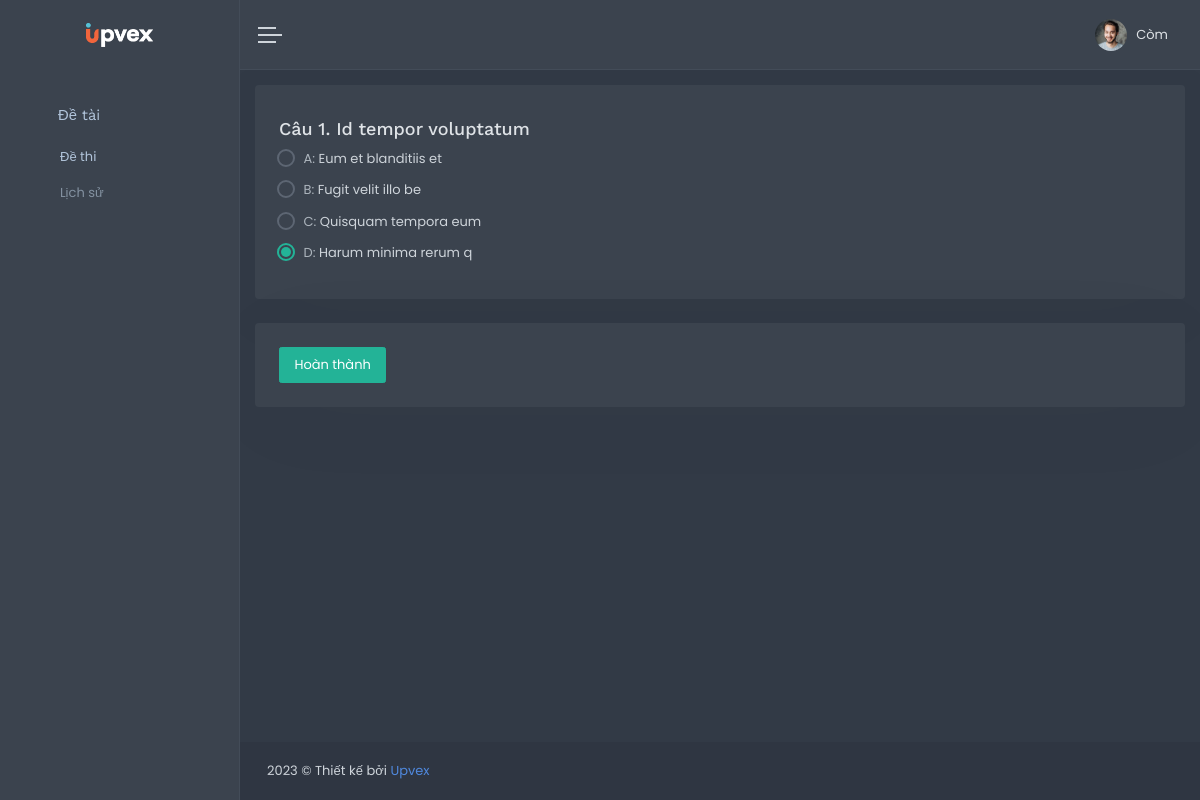
Page /views/client/index.php?action=view-question&qid=35 on the earlier database version.
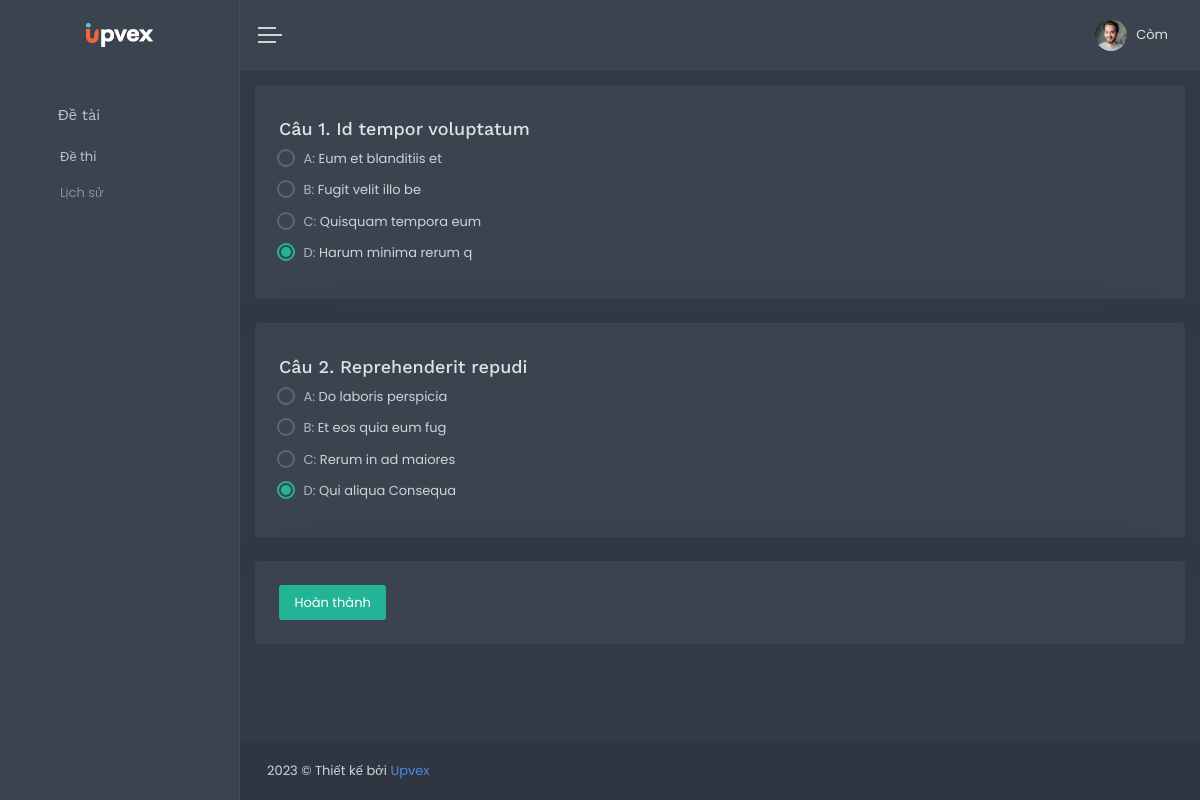
Same page on the later database version.
### tables this page shows
CREATE TABLE `questions` (
  `id` int(11) NOT NULL,
  `id_topic` int(11) NOT NULL,
  `question` text NOT NULL,
  `answerA` varchar(255) NOT NULL,
  `answerB` varchar(255) NOT NULL,
  `answerC` varchar(255) NOT NULL,
  `answerD` varchar(255) NOT NULL,
  `correctAnswer` int(11) NOT NULL,
  `currentDate` date NOT NULL
);

### config/config.php (called while the page is built, shortened)
<?php
    function getConnect(){
        $host = "localhost";
        $dbname = "question_database";
        $dbusername = "root";
        $dbpwd = "123456";
        try {
            $conn = new PDO("mysql:host=$host;dbname=$dbname;charset=utf8", $dbusername, $dbpwd);
        }catch(Exception $ex){
            var_dump($ex->getMessage());
            die;
        }
        return $conn;
    }
    function executeQuery($sqlQuery, $getAll = false){
        $conn = getConnect();
        try {
            $stmt = $conn->prepare($sqlQuery);
            $success = $stmt->execute();
            if($success){
                if($getAll){
                    $result = $stmt->fetchAll();
                    return ['error_code' => 0, 'data' => $result];
                } else {
                    return ['error_code' => 0, 'data' => $stmt->fetch()];
                }
                return ['error_code' => 0, 'data' => null];
            } else {
                return ['error_code' => 1, 'error_msg' => 'Execute failed'];
            }
        } catch(PDOException $ex) {
            return ['error_code' => 2, 'error_msg' => $ex->getMessage()];
        }
    }
?>

### views/client/detail-topic.php (the view, shortened to what the changed rows need)
<?php
    $qid = $_GET['qid'];
    $sqlGetQuestion = "SELECT questions.id AS id_ques, questions.*, topics.* FROM `questions` JOIN topics ON questions.id_topic = topics.id WHERE id_topic = $qid";
    $dataAllQuestion = executeQuery($sqlGetQuestion, true) ?: [];
    $data = $dataAllQuestion['data'] != null ? $dataAllQuestion['data'] : [];
?>
<div class="row detail-answer">
    <div class="col-12">
        <?php foreach ($data as $key => $value) : ?>
            <div class="card-box">
                <div class="question">
                    <h4 class="title-answer">Câu <?= $key + 1 ?>. <?= $value['question'] ?></h4>
                </div>
                <div class="answer">
                    <div class="row">
                        <div class="col-sm-6">
                            <div class="radio radio-success mb-2 answer-item-<?= $value['id_ques'] ?>">
                                <label for="answerA-<?= $key ?>">
                                    <span>A: </span>
                                    <span class="sub-header"><?= $value['answerA'] ?></span>
                                </label>
                            </div>
                            <div class="radio radio-success mb-2 answer-item-<?= $value['id_ques'] ?>">
                                <label for="answerB-<?= $key ?>">
                                    <span>B: </span>
                                    <span class="sub-header"><?= $value['answerB'] ?></span>
                                </label>
                            </div>
                            <div class="radio radio-success mb-2 answer-item-<?= $value['id_ques'] ?>">
                                <label for="answerC-<?= $key ?>">
                                    <span>C: </span>
                                    <span class="sub-header"><?= $value['answerC'] ?></span>
                                </label>
                            </div>
                            <div class="radio radio-success mb-2 answer-item-<?= $value['id_ques'] ?>">
                                <label for="answerD-<?= $key ?>">
                                    <span>D: </span>
                                    <span class="sub-header"><?= $value['answerD'] ?></span>
                                </label>
                            </div>
                        </div>
                    </div>
                </div>
            </div>
        <?php endforeach ?>
    </div>
</div>

### views/client/index.php (shortened to what the changed rows need)
<?php
    require_once("./config/config.php");
    $action = isset($_GET["action"]) ? $_GET["action"] : "";
?>
<!DOCTYPE html>
<html lang="en">
    <head>
        <link href="./assets/libs/jquery-vectormap/jquery-jvectormap-1.2.2.css" rel="stylesheet" type="text/css">
        <link href="./assets/libs/sweetalert2/sweetalert2.min.css" rel="stylesheet" type="text/css">
        <link href="./assets/css/bootstrap.min.css" rel="stylesheet" type="text/css">
        <link href="./assets/css/icons.min.css" rel="stylesheet" type="text/css">
        <link href="./assets/css/app.min.css" rel="stylesheet" type="text/css">
        <link rel="stylesheet" href="//cdnjs.cloudflare.com/ajax/libs/toastr.js/latest/toastr.min.css">
    </head>
    <body>
        <div id="wrapper">
            <div class="navbar-custom">
                <div class="logo-box">
                    <a href="index.html" class="logo text-center">
                        <span class="logo-lg">
                            <img src="./assets/images/logo-light.png" alt="" height="24">
                        </span>
                    </a>
                </div>
            </div>
            <div class="content-page">
                <div class="content" style="padding: 15px 0 0 0">
                    <?php
                        switch ($action) {
                            case "view-question":
                                require("./views/client/detail-topic.php");
                                break;
                        }
                    ?>
                </div>
            </div>
        </div>
    </body>
</html>

Differences in the rows shown:
added questions: question "Reprehenderit repudi", answerA "Do laboris perspicia", answerB "Et eos quia eum fug", answerC "Rerum in ad maiores", answerD "Qui aliqua Consequa"
